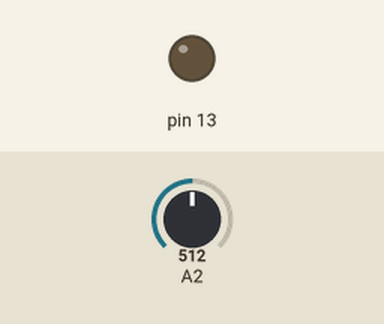
Recording of a sketch running on a simulated Arduino Uno, built with avr-gcc and run on an emulated ATmega328P. Parts: output pins drawn as LEDs (lit = HIGH). Inputs (shaded band) come from the test bench; at power-on: A2 = 512.

Above: at 1.2 s.
1.3 s: A2 set to 53
2.8 s: A2 set to 44
At 3.3 s:
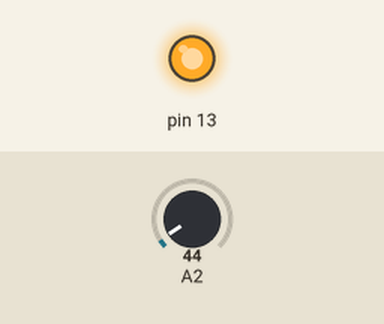
4.3 s: A2 set to 80
At 5.5 s:
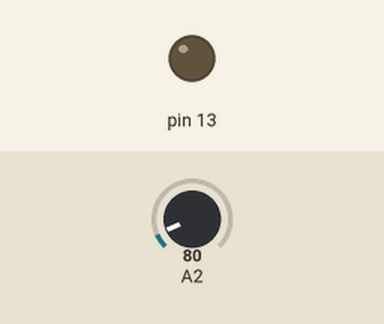
5.8 s: A2 set to 40
At 6.8 s:
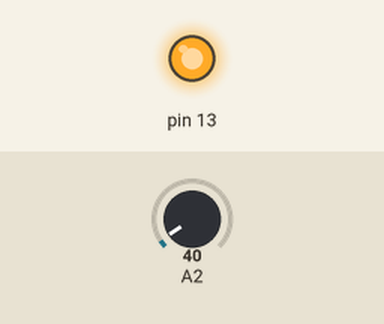
Timing chart, 0 to 8.3 s (numbered marks = the images above; inputs shaded):
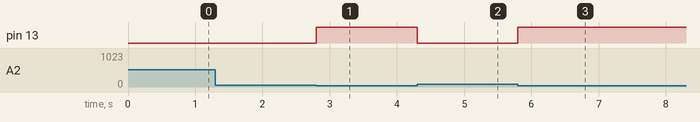

Measured:
- the behaviour switches between 50 and 49 on A2 (found by bisection; images 0 and 1)
- after the input at 1.3 s, every drawn part: stays the same
- after the input at 2.8 s, pin 13: LOW → HIGH at once
- after the input at 4.3 s, pin 13: HIGH → LOW at once
- after the input at 5.8 s, pin 13: LOW → HIGH at once

The sketch:

ultrasonic_read_value.ino
```cpp
void setup() {
  pinMode(13, OUTPUT);
}

void loop() {
  int receivedData = analogRead(10);

  if (receivedData > 70) {
    digitalWrite(13, LOW);
  }
  else if (receivedData < 50) {
    digitalWrite(13, HIGH);
  }

}
```
